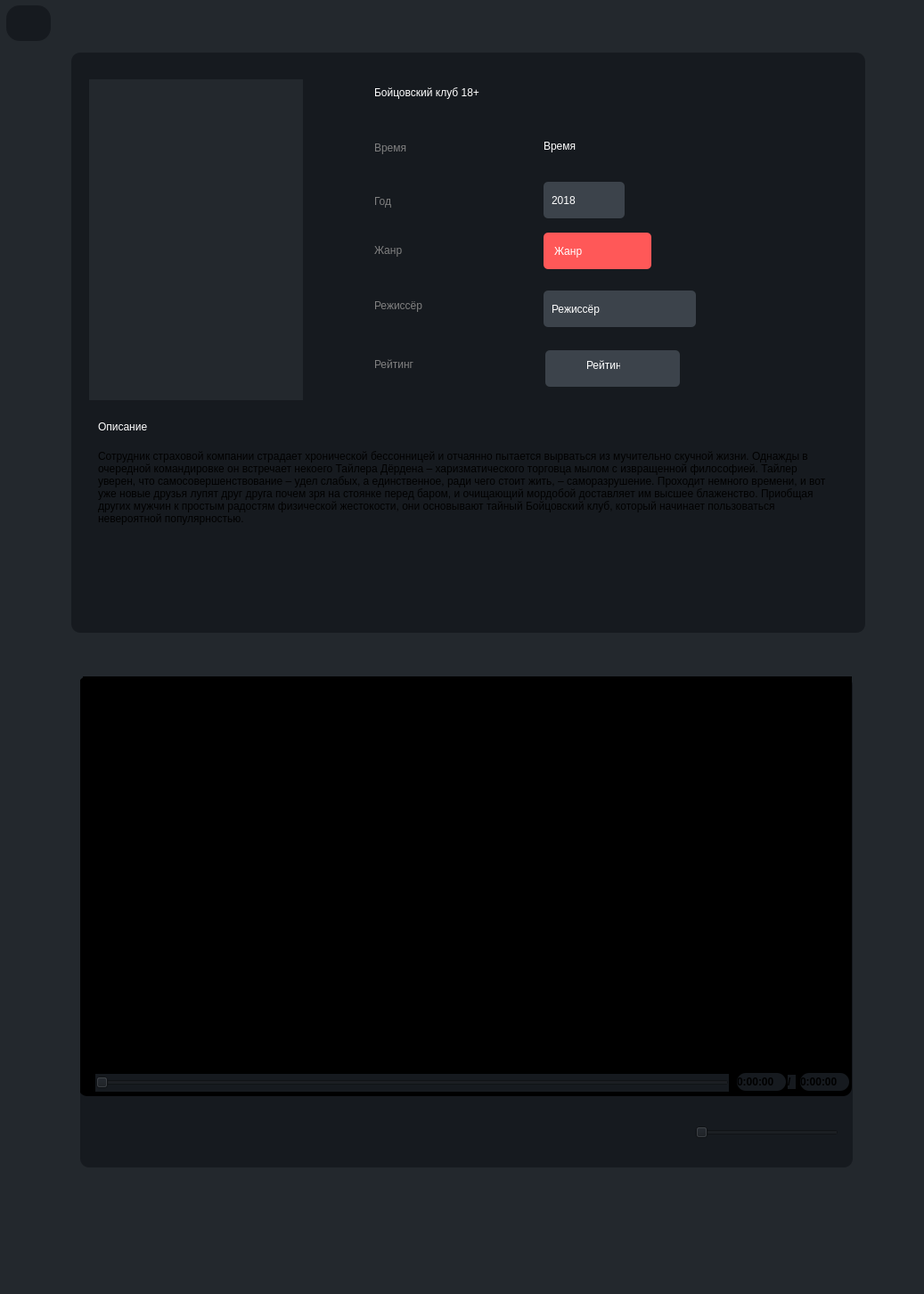
<?xml version="1.0" encoding="UTF-8"?>
<ui version="4.0">
 <class>DetailFIlmWidget</class>
 <widget class="QDialog" name="DetailFIlmWidget">
  <property name="geometry">
   <rect>
    <x>0</x>
    <y>0</y>
    <width>1037</width>
    <height>1452</height>
   </rect>
  </property>
  <property name="maximumSize">
   <size>
    <width>234324</width>
    <height>16777215</height>
   </size>
  </property>
  <property name="contextMenuPolicy">
   <enum>Qt::ContextMenuPolicy::NoContextMenu</enum>
  </property>
  <property name="windowTitle">
   <string>Dialog</string>
  </property>
  <property name="styleSheet">
   <string notr="true">background-color: #23282d;</string>
  </property>
  <widget class="QScrollArea" name="scrollArea">
   <property name="geometry">
    <rect>
     <x>70</x>
     <y>49</y>
     <width>1151</width>
     <height>1391</height>
    </rect>
   </property>
   <property name="focusPolicy">
    <enum>Qt::FocusPolicy::WheelFocus</enum>
   </property>
   <property name="contextMenuPolicy">
    <enum>Qt::ContextMenuPolicy::NoContextMenu</enum>
   </property>
   <property name="autoFillBackground">
    <bool>false</bool>
   </property>
   <property name="styleSheet">
    <string notr="true">border:none;
</string>
   </property>
   <property name="frameShape">
    <enum>QFrame::Shape::VLine</enum>
   </property>
   <property name="frameShadow">
    <enum>QFrame::Shadow::Raised</enum>
   </property>
   <property name="verticalScrollBarPolicy">
    <enum>Qt::ScrollBarPolicy::ScrollBarAlwaysOn</enum>
   </property>
   <property name="horizontalScrollBarPolicy">
    <enum>Qt::ScrollBarPolicy::ScrollBarAlwaysOff</enum>
   </property>
   <property name="sizeAdjustPolicy">
    <enum>QAbstractScrollArea::SizeAdjustPolicy::AdjustToContents</enum>
   </property>
   <property name="widgetResizable">
    <bool>true</bool>
   </property>
   <widget class="QWidget" name="scrollAreaWidgetContents">
    <property name="enabled">
     <bool>true</bool>
    </property>
    <property name="geometry">
     <rect>
      <x>0</x>
      <y>0</y>
      <width>1134</width>
      <height>1391</height>
     </rect>
    </property>
    <property name="autoFillBackground">
     <bool>false</bool>
    </property>
    <widget class="QGroupBox" name="groupBox">
     <property name="enabled">
      <bool>true</bool>
     </property>
     <property name="geometry">
      <rect>
       <x>10</x>
       <y>10</y>
       <width>891</width>
       <height>651</height>
      </rect>
     </property>
     <property name="tabletTracking">
      <bool>false</bool>
     </property>
     <property name="styleSheet">
      <string notr="true">QGroupBox {
	background-color:#161a1f;
	border-radius: 10px;
}</string>
     </property>
     <property name="title">
      <string/>
     </property>
     <property name="flat">
      <bool>false</bool>
     </property>
     <widget class="QLabel" name="poster_label">
      <property name="geometry">
       <rect>
        <x>20</x>
        <y>30</y>
        <width>240</width>
        <height>360</height>
       </rect>
      </property>
      <property name="sizePolicy">
       <sizepolicy hsizetype="Fixed" vsizetype="Fixed">
        <horstretch>0</horstretch>
        <verstretch>0</verstretch>
       </sizepolicy>
      </property>
      <property name="text">
       <string/>
      </property>
      <property name="pixmap">
       <pixmap>C:/Users/SAFA/Downloads/pobeg.jpeg</pixmap>
      </property>
      <property name="scaledContents">
       <bool>true</bool>
      </property>
     </widget>
     <widget class="QLabel" name="title_label">
      <property name="geometry">
       <rect>
        <x>340</x>
        <y>10</y>
        <width>521</width>
        <height>71</height>
       </rect>
      </property>
      <property name="styleSheet">
       <string notr="true">font: 900 22pt &quot;Segoe UI&quot;;
background-color:#161a1f;
color:white;</string>
      </property>
      <property name="text">
       <string>Бойцовский клуб 18+</string>
      </property>
      <property name="textFormat">
       <enum>Qt::TextFormat::RichText</enum>
      </property>
      <property name="scaledContents">
       <bool>false</bool>
      </property>
      <property name="wordWrap">
       <bool>true</bool>
      </property>
     </widget>
     <widget class="QLabel" name="duration_label">
      <property name="geometry">
       <rect>
        <x>530</x>
        <y>84</y>
        <width>101</width>
        <height>41</height>
       </rect>
      </property>
      <property name="styleSheet">
       <string notr="true">color: white;
background-color:#161a1f;
font: 700 18pt &quot;Segoe UI&quot;;</string>
      </property>
      <property name="text">
       <string>Время</string>
      </property>
     </widget>
     <widget class="QLabel" name="year_label">
      <property name="geometry">
       <rect>
        <x>530</x>
        <y>145</y>
        <width>91</width>
        <height>41</height>
       </rect>
      </property>
      <property name="styleSheet">
       <string notr="true">color: white;
background-color:#3c434b;
padding:5px 20px 5px 6px;
border-radius:5px;
font: 700 16pt &quot;Segoe UI&quot;;</string>
      </property>
      <property name="text">
       <string>2018</string>
      </property>
      <property name="alignment">
       <set>Qt::AlignmentFlag::AlignLeading|Qt::AlignmentFlag::AlignLeft|Qt::AlignmentFlag::AlignVCenter</set>
      </property>
     </widget>
     <widget class="QLabel" name="genre_label">
      <property name="geometry">
       <rect>
        <x>530</x>
        <y>202</y>
        <width>121</width>
        <height>41</height>
       </rect>
      </property>
      <property name="sizePolicy">
       <sizepolicy hsizetype="Preferred" vsizetype="Preferred">
        <horstretch>0</horstretch>
        <verstretch>0</verstretch>
       </sizepolicy>
      </property>
      <property name="styleSheet">
       <string notr="true">color: white;
background-color:#ff5858;
padding:5px 20px 5px 0px;
border-radius:5px;
font: 700 16pt &quot;Segoe UI&quot;;</string>
      </property>
      <property name="text">
       <string>Жанр</string>
      </property>
      <property name="scaledContents">
       <bool>true</bool>
      </property>
      <property name="alignment">
       <set>Qt::AlignmentFlag::AlignLeading|Qt::AlignmentFlag::AlignLeft|Qt::AlignmentFlag::AlignVCenter</set>
      </property>
      <property name="wordWrap">
       <bool>false</bool>
      </property>
      <property name="margin">
       <number>0</number>
      </property>
      <property name="indent">
       <number>12</number>
      </property>
      <property name="openExternalLinks">
       <bool>false</bool>
      </property>
     </widget>
     <widget class="QLabel" name="director_label">
      <property name="geometry">
       <rect>
        <x>530</x>
        <y>267</y>
        <width>171</width>
        <height>41</height>
       </rect>
      </property>
      <property name="sizePolicy">
       <sizepolicy hsizetype="Minimum" vsizetype="Ignored">
        <horstretch>0</horstretch>
        <verstretch>0</verstretch>
       </sizepolicy>
      </property>
      <property name="styleSheet">
       <string notr="true">color: white;
text-align:center;
background-color:#3c434b;
padding:5px 20px 5px 6px;
border-radius:5px;
font: 700 16pt &quot;Segoe UI&quot;;</string>
      </property>
      <property name="text">
       <string>Режиссёр</string>
      </property>
     </widget>
     <widget class="QLabel" name="description_label">
      <property name="geometry">
       <rect>
        <x>30</x>
        <y>446</y>
        <width>821</width>
        <height>201</height>
       </rect>
      </property>
      <property name="styleSheet">
       <string notr="true">background-color:#161a1f;
font: 11pt &quot;Segoe UI&quot;;</string>
      </property>
      <property name="text">
       <string>Сотрудник страховой компании страдает хронической бессонницей и отчаянно пытается вырваться из мучительно скучной жизни. Однажды в очередной командировке он встречает некоего Тайлера Дёрдена – харизматического торговца мылом с извращенной философией. Тайлер уверен, что самосовершенствование – удел слабых, а единственное, ради чего стоит жить, – саморазрушение. Проходит немного времени, и вот уже новые друзья лупят друг друга почем зря на стоянке перед баром, и очищающий мордобой доставляет им высшее блаженство. Приобщая других мужчин к простым радостям физической жестокости, они основывают тайный Бойцовский клуб, который начинает пользоваться невероятной популярностью.</string>
      </property>
      <property name="scaledContents">
       <bool>false</bool>
      </property>
      <property name="alignment">
       <set>Qt::AlignmentFlag::AlignLeading|Qt::AlignmentFlag::AlignLeft|Qt::AlignmentFlag::AlignTop</set>
      </property>
      <property name="wordWrap">
       <bool>true</bool>
      </property>
     </widget>
     <widget class="QLabel" name="title_label_3">
      <property name="geometry">
       <rect>
        <x>30</x>
        <y>400</y>
        <width>191</width>
        <height>41</height>
       </rect>
      </property>
      <property name="styleSheet">
       <string notr="true">font: 900 20pt &quot;Segoe UI&quot;;
background-color:#161a1f;
color:white;</string>
      </property>
      <property name="text">
       <string>Описание</string>
      </property>
      <property name="textFormat">
       <enum>Qt::TextFormat::RichText</enum>
      </property>
      <property name="scaledContents">
       <bool>false</bool>
      </property>
      <property name="wordWrap">
       <bool>true</bool>
      </property>
     </widget>
     <widget class="QLabel" name="rating_label_3">
      <property name="geometry">
       <rect>
        <x>340</x>
        <y>91</y>
        <width>91</width>
        <height>31</height>
       </rect>
      </property>
      <property name="styleSheet">
       <string notr="true">color: gray;
background-color:#161a1f;
font: 700 16pt &quot;Segoe UI&quot;;</string>
      </property>
      <property name="text">
       <string>Время</string>
      </property>
     </widget>
     <widget class="QLabel" name="year_label_3">
      <property name="geometry">
       <rect>
        <x>340</x>
        <y>151</y>
        <width>51</width>
        <height>31</height>
       </rect>
      </property>
      <property name="styleSheet">
       <string notr="true">color: gray;
background-color:#161a1f;
font: 700 16pt &quot;Segoe UI&quot;;</string>
      </property>
      <property name="text">
       <string>Год</string>
      </property>
     </widget>
     <widget class="QLabel" name="genre_label_3">
      <property name="geometry">
       <rect>
        <x>340</x>
        <y>206</y>
        <width>81</width>
        <height>31</height>
       </rect>
      </property>
      <property name="styleSheet">
       <string notr="true">color: gray;
background-color:#161a1f;
font: 700 16pt &quot;Segoe UI&quot;;</string>
      </property>
      <property name="text">
       <string>Жанр</string>
      </property>
     </widget>
     <widget class="QLabel" name="director_label_3">
      <property name="geometry">
       <rect>
        <x>340</x>
        <y>268</y>
        <width>131</width>
        <height>31</height>
       </rect>
      </property>
      <property name="sizePolicy">
       <sizepolicy hsizetype="Minimum" vsizetype="Ignored">
        <horstretch>0</horstretch>
        <verstretch>0</verstretch>
       </sizepolicy>
      </property>
      <property name="styleSheet">
       <string notr="true">color: gray;
background-color:#161a1f;
font: 700 16pt &quot;Segoe UI&quot;;</string>
      </property>
      <property name="text">
       <string>Режиссёр</string>
      </property>
     </widget>
     <widget class="QLabel" name="duration_label_3">
      <property name="geometry">
       <rect>
        <x>340</x>
        <y>334</y>
        <width>121</width>
        <height>31</height>
       </rect>
      </property>
      <property name="styleSheet">
       <string notr="true">color: gray;
background-color:#161a1f;
font: 700 16pt &quot;Segoe UI&quot;;</string>
      </property>
      <property name="text">
       <string>Рейтинг</string>
      </property>
     </widget>
     <widget class="QGroupBox" name="groupBox_4">
      <property name="geometry">
       <rect>
        <x>532</x>
        <y>334</y>
        <width>151</width>
        <height>41</height>
       </rect>
      </property>
      <property name="styleSheet">
       <string notr="true">color: white;
text-align:center;
background-color:#3c434b;
padding:5px 20px 5px 0px;
border-radius:5px;
font: 700 16pt &quot;Segoe UI&quot;;
</string>
      </property>
      <property name="title">
       <string/>
      </property>
      <widget class="QLabel" name="label">
       <property name="geometry">
        <rect>
         <x>8</x>
         <y>2</y>
         <width>32</width>
         <height>32</height>
        </rect>
       </property>
       <property name="sizePolicy">
        <sizepolicy hsizetype="Fixed" vsizetype="Fixed">
         <horstretch>0</horstretch>
         <verstretch>0</verstretch>
        </sizepolicy>
       </property>
       <property name="layoutDirection">
        <enum>Qt::LayoutDirection::LeftToRight</enum>
       </property>
       <property name="styleSheet">
        <string notr="true">background:transparent;
padding:0;</string>
       </property>
       <property name="text">
        <string/>
       </property>
       <property name="pixmap">
        <pixmap>C:/Users/SAFA/Downloads/d68d368b1fdb1aa9448170f4b8d35a3c.png</pixmap>
       </property>
       <property name="scaledContents">
        <bool>true</bool>
       </property>
      </widget>
      <widget class="QLabel" name="rating_label">
       <property name="geometry">
        <rect>
         <x>43</x>
         <y>1</y>
         <width>61</width>
         <height>31</height>
        </rect>
       </property>
       <property name="styleSheet">
        <string notr="true">color: white;
text-align:center;
background-color:#3c434b;
border-radius:5px;
font: 700 15pt &quot;Segoe UI&quot;;</string>
       </property>
       <property name="text">
        <string>Рейтинг</string>
       </property>
      </widget>
     </widget>
     <zorder>title_label_3</zorder>
     <zorder>poster_label</zorder>
     <zorder>title_label</zorder>
     <zorder>duration_label</zorder>
     <zorder>year_label</zorder>
     <zorder>genre_label</zorder>
     <zorder>director_label</zorder>
     <zorder>rating_label_3</zorder>
     <zorder>year_label_3</zorder>
     <zorder>genre_label_3</zorder>
     <zorder>director_label_3</zorder>
     <zorder>duration_label_3</zorder>
     <zorder>description_label</zorder>
     <zorder>groupBox_4</zorder>
    </widget>
    <widget class="QGroupBox" name="groupBox_2">
     <property name="geometry">
      <rect>
       <x>20</x>
       <y>710</y>
       <width>867</width>
       <height>551</height>
      </rect>
     </property>
     <property name="styleSheet">
      <string notr="true">background-color:#161a1f;
border-radius:10px;</string>
     </property>
     <property name="title">
      <string/>
     </property>
     <widget class="QPushButton" name="pushButton_backward">
      <property name="geometry">
       <rect>
        <x>10</x>
        <y>485</y>
        <width>71</width>
        <height>57</height>
       </rect>
      </property>
      <property name="cursor">
       <cursorShape>PointingHandCursor</cursorShape>
      </property>
      <property name="styleSheet">
       <string notr="true">background-color:#161a1f;
border-radius:0px;</string>
      </property>
      <property name="text">
       <string/>
      </property>
      <property name="iconSize">
       <size>
        <width>30</width>
        <height>30</height>
       </size>
      </property>
     </widget>
     <widget class="QPushButton" name="pushButton_play_pause">
      <property name="geometry">
       <rect>
        <x>90</x>
        <y>485</y>
        <width>71</width>
        <height>57</height>
       </rect>
      </property>
      <property name="cursor">
       <cursorShape>PointingHandCursor</cursorShape>
      </property>
      <property name="styleSheet">
       <string notr="true">background-color:#161a1f;
border-radius:0px;</string>
      </property>
      <property name="text">
       <string/>
      </property>
      <property name="iconSize">
       <size>
        <width>30</width>
        <height>30</height>
       </size>
      </property>
     </widget>
     <widget class="QPushButton" name="pushButton_forward">
      <property name="geometry">
       <rect>
        <x>170</x>
        <y>485</y>
        <width>71</width>
        <height>57</height>
       </rect>
      </property>
      <property name="cursor">
       <cursorShape>PointingHandCursor</cursorShape>
      </property>
      <property name="styleSheet">
       <string notr="true">background-color:#161a1f;
border-radius:0px;</string>
      </property>
      <property name="text">
       <string/>
      </property>
      <property name="iconSize">
       <size>
        <width>30</width>
        <height>30</height>
       </size>
      </property>
     </widget>
     <widget class="QPushButton" name="pushButton_Volume">
      <property name="geometry">
       <rect>
        <x>630</x>
        <y>485</y>
        <width>61</width>
        <height>57</height>
       </rect>
      </property>
      <property name="cursor">
       <cursorShape>PointingHandCursor</cursorShape>
      </property>
      <property name="styleSheet">
       <string notr="true">background-color:#161a1f;
border-radius:0px;</string>
      </property>
      <property name="text">
       <string/>
      </property>
      <property name="iconSize">
       <size>
        <width>25</width>
        <height>25</height>
       </size>
      </property>
     </widget>
     <widget class="QSlider" name="horizontalSlider_Volume">
      <property name="geometry">
       <rect>
        <x>690</x>
        <y>501</y>
        <width>161</width>
        <height>21</height>
       </rect>
      </property>
      <property name="cursor">
       <cursorShape>PointingHandCursor</cursorShape>
      </property>
      <property name="orientation">
       <enum>Qt::Orientation::Horizontal</enum>
      </property>
     </widget>
     <widget class="QGroupBox" name="groupBox_3">
      <property name="enabled">
       <bool>true</bool>
      </property>
      <property name="geometry">
       <rect>
        <x>-2</x>
        <y>0</y>
        <width>868</width>
        <height>471</height>
       </rect>
      </property>
      <property name="acceptDrops">
       <bool>false</bool>
      </property>
      <property name="styleSheet">
       <string notr="true">background-color:black;</string>
      </property>
      <property name="title">
       <string/>
      </property>
      <widget class="QGroupBox" name="groupBox_Video">
       <property name="geometry">
        <rect>
         <x>5</x>
         <y>-20</y>
         <width>863</width>
         <height>441</height>
        </rect>
       </property>
       <property name="sizePolicy">
        <sizepolicy hsizetype="Expanding" vsizetype="Expanding">
         <horstretch>0</horstretch>
         <verstretch>0</verstretch>
        </sizepolicy>
       </property>
       <property name="cursor">
        <cursorShape>PointingHandCursor</cursorShape>
       </property>
       <property name="styleSheet">
        <string notr="true">QGroupBox{
	border-radius:15px;
}</string>
       </property>
       <property name="title">
        <string/>
       </property>
      </widget>
      <widget class="QLabel" name="label_current_time">
       <property name="geometry">
        <rect>
         <x>739</x>
         <y>445</y>
         <width>55</width>
         <height>20</height>
        </rect>
       </property>
       <property name="acceptDrops">
        <bool>false</bool>
       </property>
       <property name="toolTipDuration">
        <number>1</number>
       </property>
       <property name="styleSheet">
        <string notr="true">font: 11pt &quot;Segoe UI&quot;;
font-weight:700;
background-color:#161a1f;</string>
       </property>
       <property name="frameShape">
        <enum>QFrame::Shape::StyledPanel</enum>
       </property>
       <property name="text">
        <string>0:00:00</string>
       </property>
      </widget>
      <widget class="QLabel" name="label_end_time">
       <property name="geometry">
        <rect>
         <x>810</x>
         <y>445</y>
         <width>55</width>
         <height>20</height>
        </rect>
       </property>
       <property name="styleSheet">
        <string notr="true">font: 11pt &quot;Segoe UI&quot;;
font-weight:700;
background-color:#161a1f;</string>
       </property>
       <property name="text">
        <string>0:00:00</string>
       </property>
      </widget>
      <widget class="QLabel" name="label_2">
       <property name="geometry">
        <rect>
         <x>796</x>
         <y>447</y>
         <width>9</width>
         <height>16</height>
        </rect>
       </property>
       <property name="styleSheet">
        <string notr="true">font: 14pt &quot;Segoe UI&quot;;
font-weight:700;
background-color:#161a1f;</string>
       </property>
       <property name="text">
        <string>/</string>
       </property>
      </widget>
      <widget class="QSlider" name="horizontalSlider_Duration">
       <property name="geometry">
        <rect>
         <x>19</x>
         <y>446</y>
         <width>711</width>
         <height>20</height>
        </rect>
       </property>
       <property name="styleSheet">
        <string notr="true">background-color:#161a1f;
border-radius:0px;
cursor: pointer;

</string>
       </property>
       <property name="orientation">
        <enum>Qt::Orientation::Horizontal</enum>
       </property>
      </widget>
      <zorder>groupBox_Video</zorder>
      <zorder>label_end_time</zorder>
      <zorder>label_2</zorder>
      <zorder>horizontalSlider_Duration</zorder>
      <zorder>label_current_time</zorder>
     </widget>
    </widget>
   </widget>
  </widget>
  <widget class="QWidget" name="layoutWidget">
   <property name="geometry">
    <rect>
     <x>0</x>
     <y>0</y>
     <width>2</width>
     <height>2</height>
    </rect>
   </property>
   <layout class="QVBoxLayout" name="verticalLayout"/>
  </widget>
  <widget class="QPushButton" name="back_button">
   <property name="geometry">
    <rect>
     <x>7</x>
     <y>6</y>
     <width>50</width>
     <height>40</height>
    </rect>
   </property>
   <property name="styleSheet">
    <string notr="true">QPushButton{
                               border-radius:15px;
                               background-color:#161a1f;}
QPushButton:hover{
                               background-color:#4b4b4b;
                               border:1px solid #303030;
}</string>
   </property>
   <property name="text">
    <string/>
   </property>
   <property name="icon">
    <iconset>
     <normaloff>back_arrow.png</normaloff>back_arrow.png</iconset>
   </property>
  </widget>
 </widget>
 <resources/>
 <connections/>
</ui>
